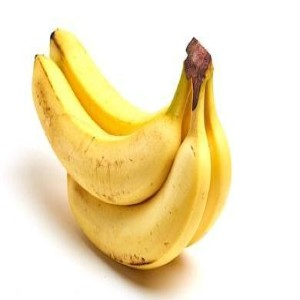
#> input picture data/raw/banana_ripe.jpg, 300 x 300 px
$ python preprocessor.py
#> lines starting #> are read from the running program, lines starting #| are printed output that depends on the picture
#> further down, img is the input picture: shape (300, 300, 3); mean B, G, R 187.9, 227.6, 242.8
import cv2
import config

class Preprocessor:
    def __init__(self): #load setting from config
        self.blur_kernel = config.GAUSSIAN_BLUR_KERNEL
        self.clahe = cv2.createCLAHE(
            #prepares CLAHE object ready for use
            clipLimit=config.CLAHE_CLIP_LIMIT,
            tileGridSize=config.CLAHE_TILE_GRID
        )

    def preprocess(self, image):
        # Step 1:Gaussian blur (removes noise before color analysis)
        blurred = cv2.GaussianBlur(image, self.blur_kernel, 0)

        # Step 2:Convert to LAB (CLAHE works on luminance channel only)
        """use LAB instead of BGR as CLAHE enhances contrast by redistributing pixel intensities.
        If applied directly to BGR, it shifts all three color channels independently, causing color distortion.

        By converting to LAB first;
        - CLAHE apply to lightness (L) only
        - Color information (A and B) remain unlocked
        - Fruit color stays accurate for HSV thresholding later
        """
        lab = cv2.cvtColor(blurred, cv2.COLOR_BGR2LAB)
#> lab: shape (300, 300, 3); mean of channels 0, 1, 2 231.8, 129.3, 149.2
        l,a,b = cv2.split(lab)
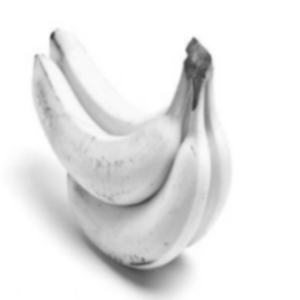
#> l: shape (300, 300); min 61, max 255, mean 231.8
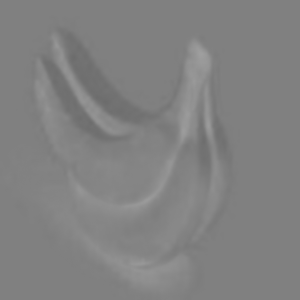
#> a: shape (300, 300); min 108, max 159, mean 129.3
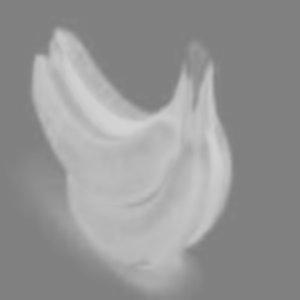
#> b: shape (300, 300); min 126, max 212, mean 149.2

        # Step 3:Apply CLAHE to L channel only (enhances contrast without shifting color)
        l_enhanced = self.clahe.apply(l)
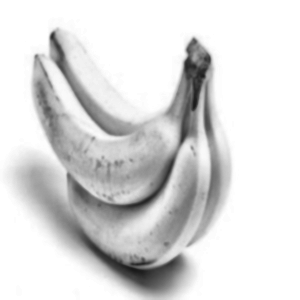
#> l_enhanced: shape (300, 300); min 24, max 255, mean 219.5

        # Step 4:Merge back and convert to BGR
        lab_enhanced = cv2.merge([l_enhanced, a, b])
#> lab_enhanced: shape (300, 300, 3); mean of channels 0, 1, 2 219.5, 129.3, 149.2
        enhanced = cv2.cvtColor(lab_enhanced, cv2.COLOR_LAB2BGR)
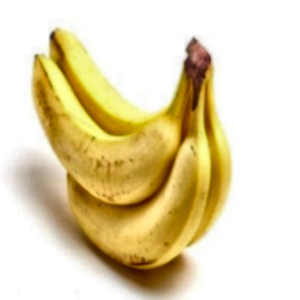
#> enhanced: shape (300, 300, 3); mean B, G, R 177, 215.1, 228.8

        return enhanced

# Testing
if __name__ == "__main__":
    import os
    base = os.path.dirname(os.path.dirname(os.path.abspath(__file__)))
    img_path = os.path.join(base, "data", "raw", "banana_ripe.jpg")

    img = cv2.imread(img_path)
    p = Preprocessor()
    result = p.preprocess(img)
    cv2.imshow("Original", img)
    cv2.imshow("Preprocessed", result)
    cv2.waitKey(0)
    cv2.destroyAllWindows()

$ run again, with data/raw/banana_unripe.jpg copied over data/raw/banana_ripe.jpg
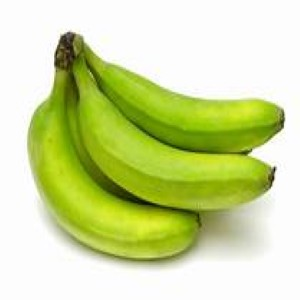
#> input picture data/raw/banana_unripe.jpg, 300 x 300 px
#> img is the input picture: shape (300, 300, 3); mean B, G, R 157.1, 219, 206.7
#> lab: shape (300, 300, 3); mean of channels 0, 1, 2 217.4, 116.1, 154.6
#> in preprocess, `l,a,b = cv2.split(lab)`:
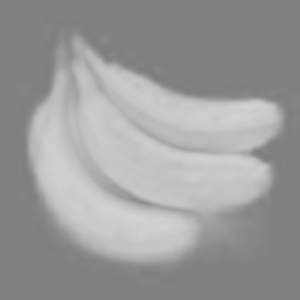
#> b: shape (300, 300); min 125, max 211, mean 154.6
#> lab_enhanced: shape (300, 300, 3); mean of channels 0, 1, 2 207.9, 116.1, 154.6
#> in preprocess, `enhanced = cv2.cvtColor(lab_enhanced, cv2.COLOR_LAB2BGR)`:
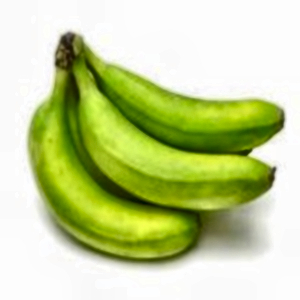
#> enhanced: shape (300, 300, 3); mean B, G, R 151.2, 209.4, 196.8
